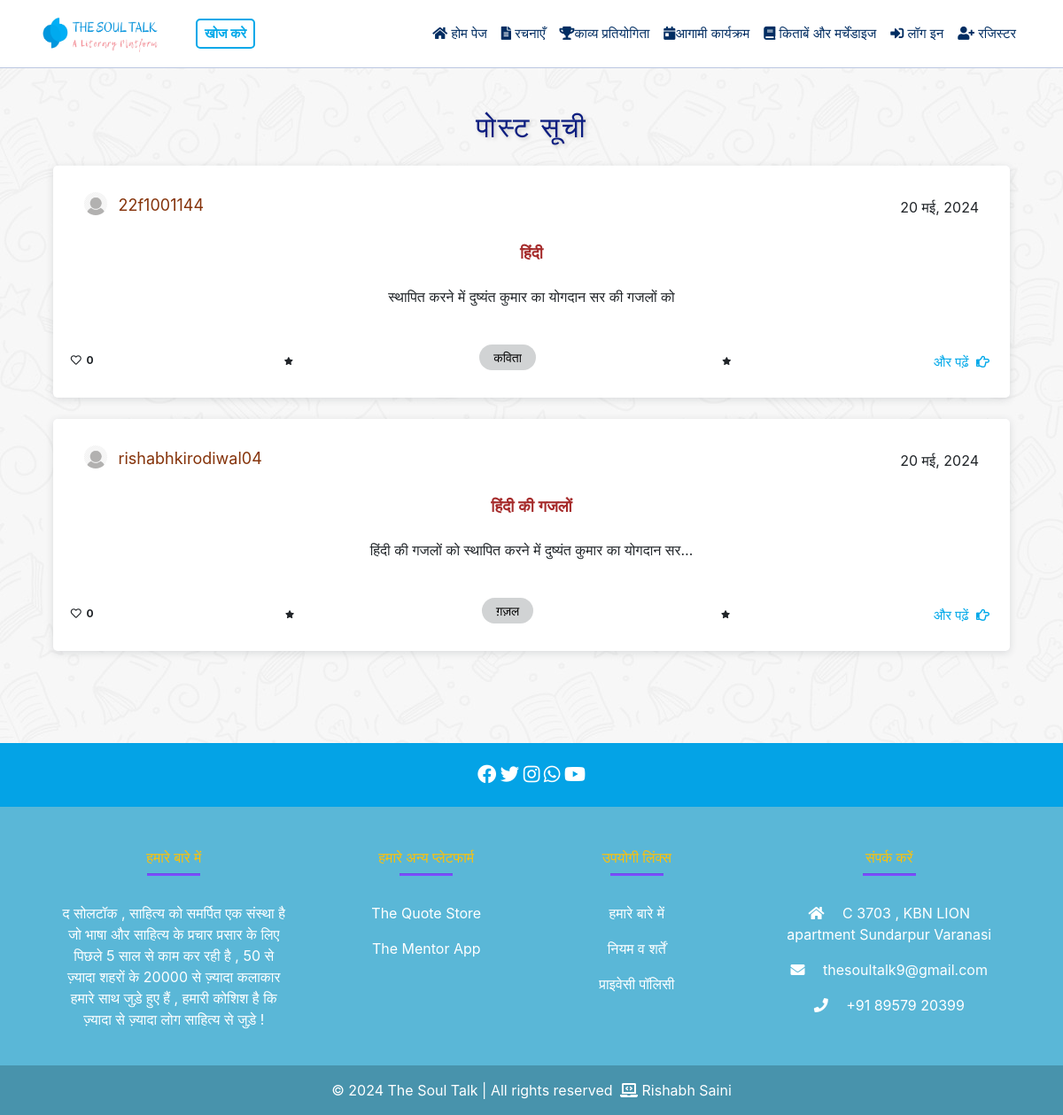
Before: /post-list/ with the older database file.
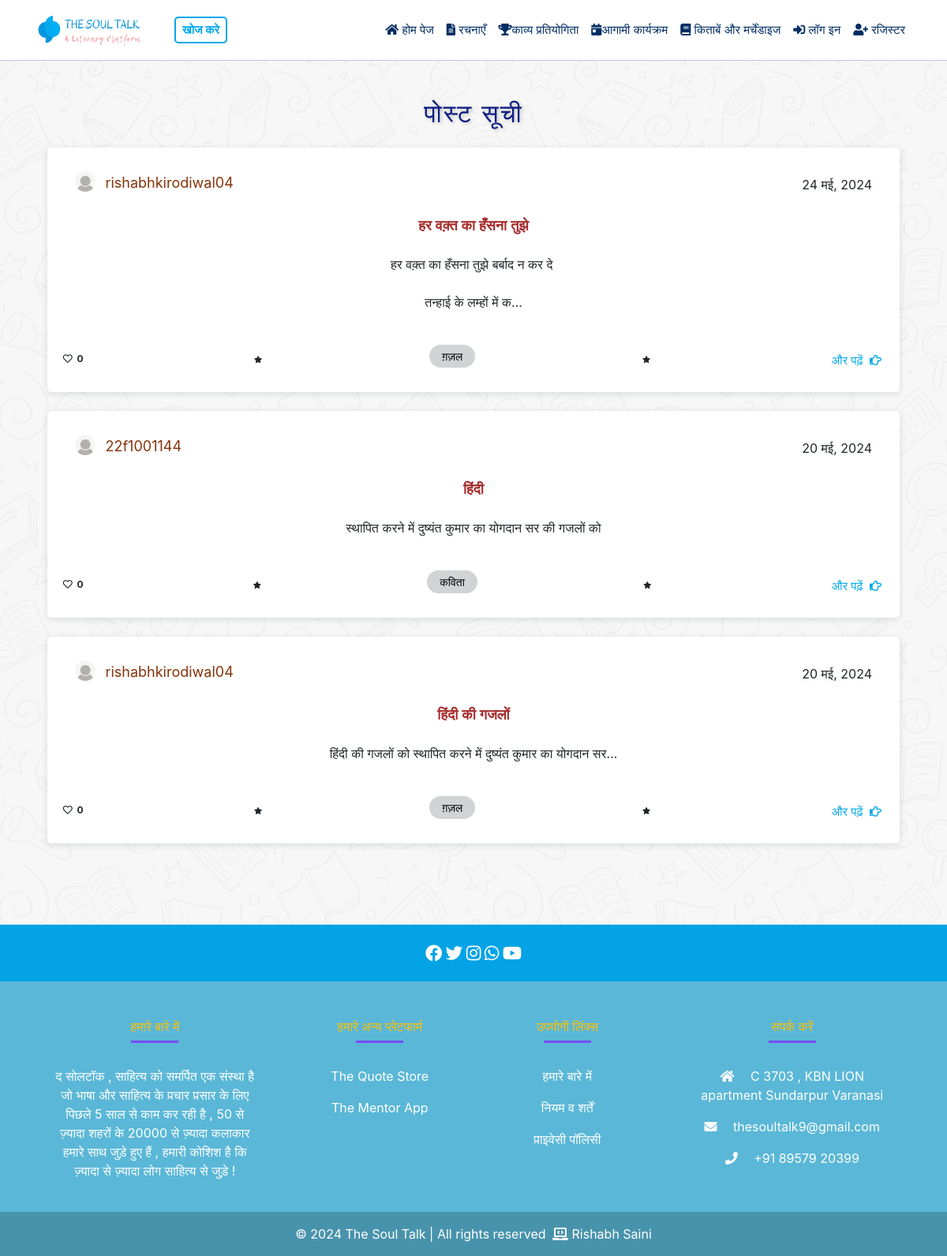
After: the same page with the newer database file.
### mainApp/models.py (models this page shows, shortened)
class Post(models.Model):
    title = models.CharField(max_length=100)
    description = models.TextField()
    category = models.ForeignKey(Category, on_delete=models.CASCADE)
    created_by = models.ForeignKey(CustomUser, on_delete=models.CASCADE)
    created_at = models.DateTimeField(auto_now_add=True)
    approved = models.BooleanField(default=False)  # New field for approval status
    declined = models.BooleanField(default=False)
    likes = models.ManyToManyField(CustomUser, through='Like', related_name='liked_posts')
    likes_count = models.IntegerField(default=0)

class CustomUser(AbstractUser):
    is_admin = models.BooleanField(default=False)
    is_owner = models.BooleanField(default=False)
    phone_no = models.CharField(max_length=15, blank=True, null=True)

class Category(models.Model):
    name_en = models.CharField(max_length=100, verbose_name="English Name",unique=True)
    name_hi = models.CharField(max_length=100, verbose_name="Hindi Name",unique=True)
    class Meta:
        verbose_name_plural = "Categories"

### mainApp/views.py (the view)
# urls.py: path('post-list/', views.post_list, name='post-list'),
def post_list(request):
    posts = Post.objects.filter(approved=True).order_by('-created_at')
    return render(request, 'post_list.html', {'posts': posts})

### mainApp/templates/post_list.html
{% extends "base.html" %}
{% block content %}
<div class="container">
    <h2 class="mt-4 text-center">पोस्ट सूची</h2>
    {% if posts %}
            {% for post in posts %}
                            {% include 'partials/post_details.html' %}
            {% endfor %}
    {% else %}
        <p class="text-center">कोई पोस्ट नहीं हैं।</p>
    {% endif %}
</div>
{% endblock %}

### mainApp/templates/partials/post_details.html
<div class="card bg-card-image mt-4">
    <div class="row">
        <div class="col-md-12">
            <div class="card-body">
                <div class="d-flex author-info justify-content-between align-items-center">
                    <div class="profile-pic ">
                        <img src="{% if post.created_by.profile.profile_image %}{{ post.created_by.profile.profile_image.url }}{% else %}/media/profile_images/default.png{% endif %}"
                            alt="Profile Image" class="profile-image img-fluid rounded-circle">
                                    <a href="{% url 'profile' username=post.created_by.username %}" class="profile-link">{{ post.created_by.username }}</a>
                        </div>
                    <div>
                        <p class="card-text mb-0 post-date">
                            {{ post.created_at|date:"d F, Y" }}
                        </p>
                    </div>
                </div>
                <div>
                    <h5 class="card-title"  style="color: brown;">
                        <strong>{{ post.title }}</strong>
                    </h5>
                </div>
                <div>
                    <p class="card-text text-center">
                    <p style="white-space: pre-wrap;" class="card-text text-center">{{ post.description|truncatechars:60 }}</pre>
                    </p>
                </div>
            </div>
            <div class="row mt-4 mt-sm-0">
                <div class="col-md-12 category-info d-flex justify-content-between align-items-center">
                    <p class="badge text-black">
                        <i class="far fa-heart"></i>&nbsp; {{ post.likes_count }}
                    </p>
                    <p class="badge text-black">
                        <i class="fa fa-solid fa-star fa-xs"></i>
                    </p>
                    <a href="{% url 'category-posts' post.category.id %}" style="text-decoration:none;" class="mb-4">
                        <p class="badge custom-badge"
                            style="font-family: 'Biryani', sans-serif; font-size: 14px; font-weight:normal;">
                            {{ post.category.name_hi }}
                        </p>
                    </a>
                    <p class="badge text-black">
                        <i class="fa fa-solid fa-star fa-xs"></i>
                    </p>
                    <a href="{% url 'full_post' post.id %}" class="card-link">
                        <p class="read-more">
                            और पढ़ें &nbsp;<i class="far fa-hand-point-right"></i>
                        </p>
                    </a>
                </div>
            </div>
        </div>
    </div>
</div>

Changed rows visible on the page:
added Post: created_by.username "rishabhkirodiwal04", created_at "24 मई, 2024", title "हर वक़्त का हँसना तुझे", description "हर वक़्त का हँसना तुझे बर्बाद न कर दे तन्हाई के लम्हों में क…", likes_count "0", category.name_hi "ग़ज़ल"
